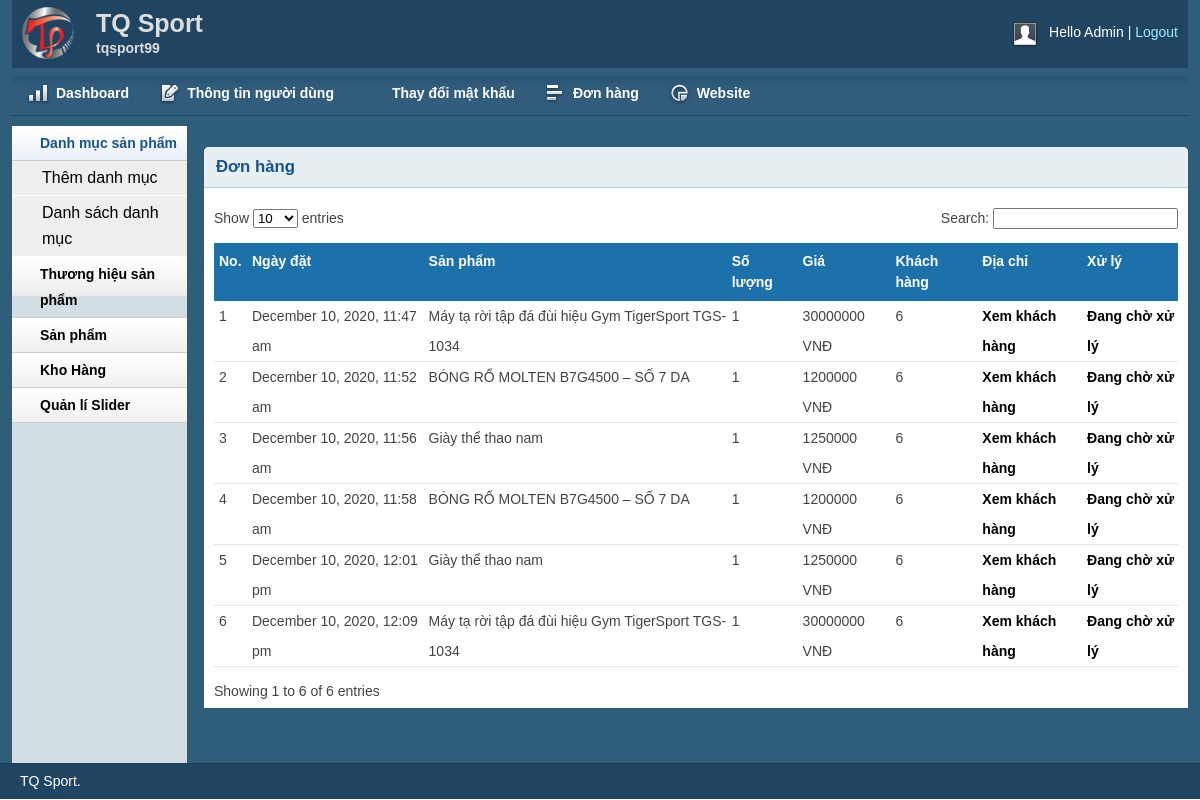
Page /admin/inbox.php (signed in) on the committed database.
### tables this page shows
CREATE TABLE IF NOT EXISTS `tbl_order` (
  `id` int(11) NOT NULL AUTO_INCREMENT,
  `productId` int(11) NOT NULL,
  `productName` varchar(255) NOT NULL,
  `customer_id` int(11) NOT NULL,
  `quantity` int(11) NOT NULL,
  `price` varchar(255) NOT NULL,
  `image` varchar(255) NOT NULL,
  `status` int(11) NOT NULL DEFAULT '0',
  `date_order` datetime NOT NULL DEFAULT CURRENT_TIMESTAMP,
  PRIMARY KEY (`id`)
);

### lib/database.php (called while the page is built, shortened)
<?php
Class Database extends PDO{
   public $host   = DB_HOST;
   public $user   = DB_USER;
   public $pass   = DB_PASS;
   public $dbname = DB_NAME;
   public $link;
private function connectDB(){
   $this->link = new mysqli($this->host, $this->user, $this->pass, $this->dbname,3308);
 }
public function select($query){
  $result = $this->link->query($query) or
   die($this->link->error.__LINE__);
  if($result->num_rows > 0){
    return $result;
  } else {
    return false;
  }
 }
}

### classes/cart.php (called while the page is built, shortened)
<?php
	$filepath = realpath(dirname(__FILE__));
	include_once ($filepath.'/../lib/database.php');
	include_once ($filepath.'/../helpers/format.php');
?>
<?php
	class cart
	{
		private $db;
		public function __construct()
		{
			$this->db = new Database();
		}
		public function get_inbox_cart()
		{
			$query = "SELECT * FROM tbl_order ";
			$get_inbox_cart = $this->db->select($query);
			return $get_inbox_cart;
		}
	}
 ?>

### helpers/format.php (called while the page is built, shortened)
<?php
class Format{
 public function formatDate($date){
    return date('F j, Y, g:i a', strtotime($date));
 }
}
?>

### admin/inbox.php (the view, shortened to what this page needs)
<?php include 'inc/header.php';?>
<?php include 'inc/sidebar.php';?>
<?php
	$filepath = realpath(dirname(__FILE__));
	include_once ($filepath.'/../classes/cart.php');
	include_once ($filepath.'/../helpers/format.php');
 ?>
        <div class="grid_10">
            <div class="box round first grid">
                <h2>Đơn hàng</h2>
                <div class="block">
                    <table class="data display datatable" id="example">
					<thead>
						<tr>
							<th>No.</th>
							<th>Ngày đặt</th>
							<th>Sản phẩm</th>
							<th>Số lượng</th>
							<th>Giá</th>
							<th>Khách hàng</th>
							<th>Địa chỉ</th>
							<th>Xử lý</th>
						</tr>
					</thead>
					<tbody>
						<?php
						$ct = new cart();
						$fm = new Format();
						$get_inbox_cart = $ct -> get_inbox_cart();
						if ($get_inbox_cart) {
							$i=0;
							while ($result = $get_inbox_cart->fetch_assoc()) {
								$i++;
						 ?>
						<tr class="odd gradeX">
							<td><?php echo $i; ?></td>
							<td><?php echo $fm->FormatDate($result['date_order']); ?></td>
							<td><?php echo $result['productName'] ?> </td>
							<td><?php echo $result['quantity'] ?></td>
							<td><?php echo $result['price'].' VNĐ' ?></td>
							<td><?php echo $result['customer_id'] ?></td>
							<td><a href="customer.php?customerid=<?php echo $result['customer_id'] ?>">Xem khách hàng</a></td>
							<td>
								<?php
								if($result['status']==0){
								 ?>
								<a href="?shiftid=<?php echo $result['id'] ?>&qty=<?php echo $result['quantity'] ?>&proid=<?php echo $result['productId'] ?>&price=<?php echo $result['price']; ?>&time=<?php echo $result['date_order'] ?>">Đang chờ xử lý
								<?php
								}elseif($result['status']==1) {
								 ?>
								<?php
								echo 'Đang giao hàng...';
								 ?>
								<?php
								}elseif($result['status']==2) {
								 ?>
								<a href="?delid=<?php echo $result['id'] ?>&price=<?php echo $result['price']; ?>&time=<?php echo $result['date_order'] ?>">Xóa đơn</a>
								 <?php
								}
								 ?>
							</td>
						</tr>
						<?php
						}
						}
						 ?>
					</tbody>
				</table>
               </div>
            </div>
        </div>
<?php include 'inc/footer.php';?>

### admin/css/layout.css (style rules this page uses)
body { background: #fff none repeat scroll 0 0; color: #444; font-size: 14px; padding: 0; }
a { color: #000; font-weight:bold; text-decoration: none; }
h1, h2, h3, h4, h5, h6 { line-height:1.2em; margin-bottom:.3em; }
h2 { margin-top:1em; }
.box { background:#fff; margin-bottom:20px; padding:10px 10px 10px 10px; margin-left:-8px; }
.box.grid { padding-bottom:40px; }
.box.round { -moz-border-radius: 5px 5px 0px 0px; -webkit-border-radius: 5px 5px 0px 0px; border-radius: 5px 5px 0px 0px; }
.box h2 { font-size:1.2em; font-weight:bold; color:#1B548D; background:#E6F0F3; margin:-10px -10px 0 -10px; padding:10px 12px; border-bottom:1px solid #B3CBD6; -moz-border-radius: 5px 5px 0px 0px; -webkit-border-radius: 5px 5px 0px 0px; border-radius: 5px 5px 0px 0px; }
.box.first { min-height: 406px; }
.block { padding-top:20px; }
.block { padding-bottom:1px; }
table.display { margin: 0 auto; clear: both; width: 100%; }
table#example th { background: #1d71ab !important; }
.sorting_asc { background: #cf4a45 url(../img/table/sort_asc.png) no-repeat center right; padding:8px 5px; text-align:left; color:#fff; }
.sorting { background:#8f8f8f url(../img/table/sort_both.png) no-repeat center right; padding:8px 5px; text-align:left; color:#fff; }
tr.odd { height: 30px; line-height: 30px; border-bottom:1px solid #e6e6e6; }
tr.even { height: 30px; line-height: 30px; border-bottom:1px solid #e6e6e6; }
tr.odd td, tr.even td { padding-left:5px; }

### rows in the picture
tbl_order: date_order "December 10, 2020, 11:47 am", productName "Máy tạ rời tập đá đùi hiệu Gym TigerSport TGS-1034", quantity "1", price "30000000", customer "6"
tbl_order: date_order "December 10, 2020, 11:52 am", productName "BÓNG RỔ MOLTEN B7G4500 – SỐ 7 DA", quantity "1", price "1200000", customer "6"
tbl_order: date_order "December 10, 2020, 11:56 am", productName "Giày thể thao nam", quantity "1", price "1250000", customer "6"
tbl_order: date_order "December 10, 2020, 11:58 am", productName "BÓNG RỔ MOLTEN B7G4500 – SỐ 7 DA", quantity "1", price "1200000", customer "6"
tbl_order: date_order "December 10, 2020, 12:01 pm", productName "Giày thể thao nam", quantity "1", price "1250000", customer "6"
tbl_order: date_order "December 10, 2020, 12:09 pm", productName "Máy tạ rời tập đá đùi hiệu Gym TigerSport TGS-1034", quantity "1", price "30000000", customer "6"
